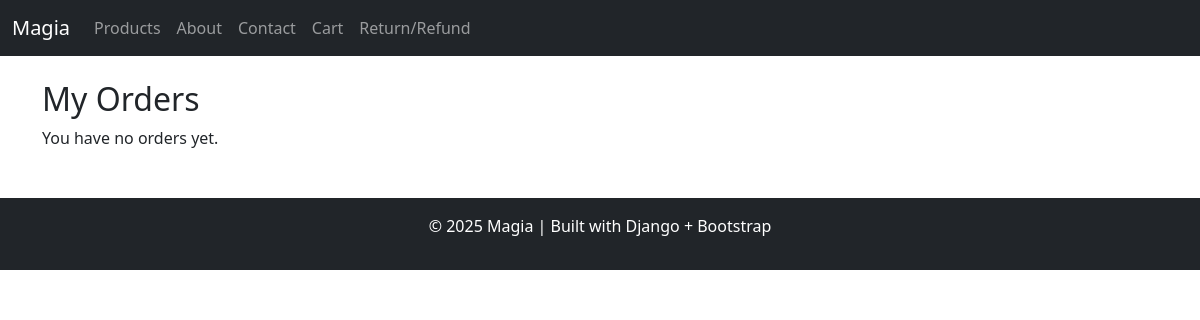
Before: /my-orders/ (signed in) with the older database file.
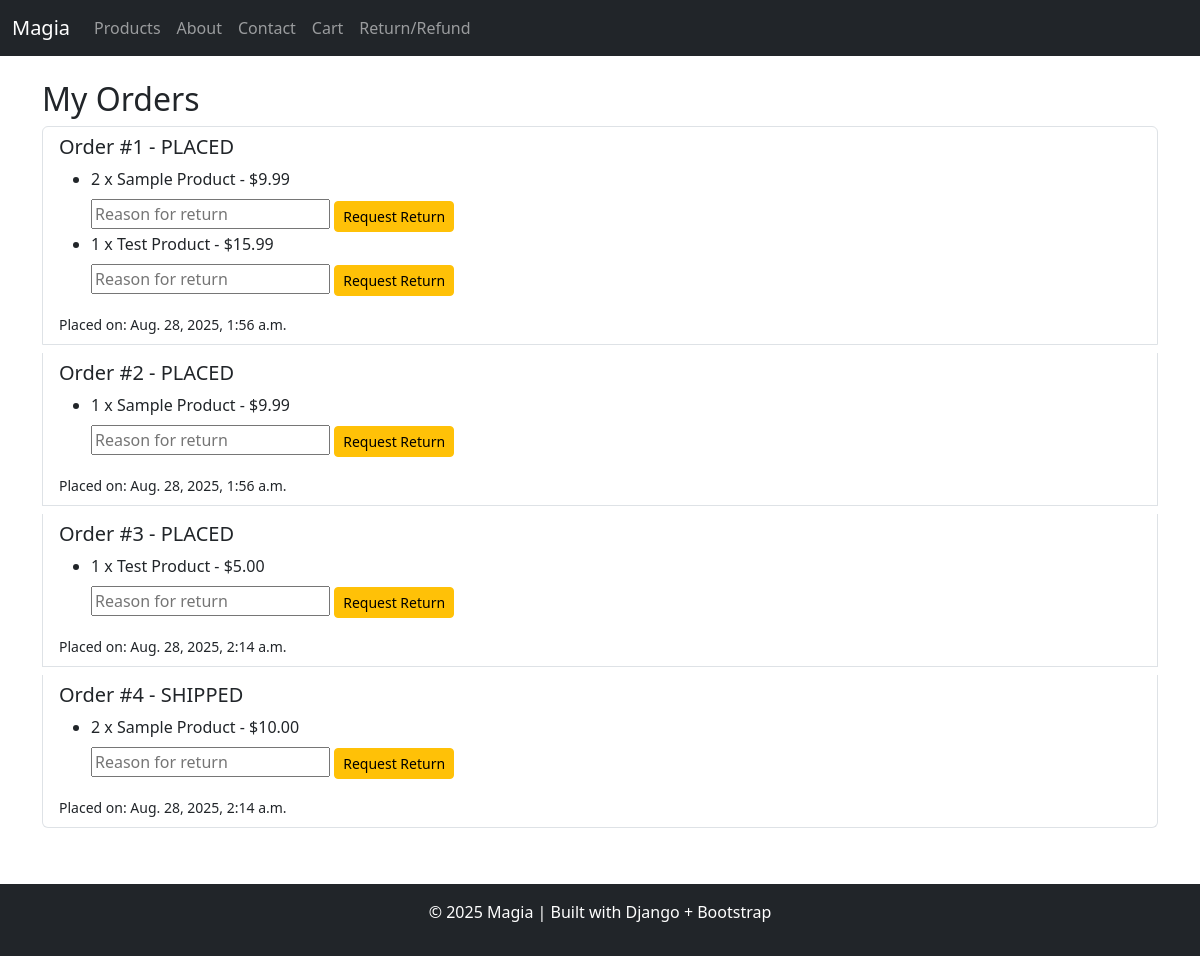
After: the same page with the newer database file.
### shop/models.py (models this page shows, shortened)
class Order(models.Model):
    STATUS_CHOICES = [
        ('PLACED', 'Placed'),
        ('SHIPPED', 'Shipped'),
        ('REFUNDED', 'Refunded'),
        ('CANCELLED', 'Cancelled'),
    ]
    user = models.ForeignKey(settings.AUTH_USER_MODEL, on_delete=models.CASCADE, related_name='orders')
    created_at = models.DateTimeField(auto_now_add=True)
    status = models.CharField(max_length=20, choices=STATUS_CHOICES, default='PLACED')

class OrderItem(models.Model):
    order = models.ForeignKey(Order, on_delete=models.CASCADE, related_name='items')
    product = models.ForeignKey(Product, on_delete=models.CASCADE)
    quantity = models.PositiveIntegerField(default=1)
    price = models.DecimalField(max_digits=10, decimal_places=2)  # capture price at purchase

class Product(models.Model):
    name = models.CharField(max_length=200)
    slug = models.SlugField(max_length=200, unique=True, blank=True)
    description = models.TextField(blank=True)
    price = models.DecimalField(max_digits=10, decimal_places=2)
    stock = models.PositiveIntegerField(default=0)
    image = models.ImageField(upload_to='products/', blank=True, null=True)
    created_at = models.DateTimeField(auto_now_add=True)
    updated_at = models.DateTimeField(auto_now=True)

### shop/views.py (the view)
# urls.py: path('my-orders/', views.my_orders, name='my_orders'),
@login_required
def my_orders(request):
    orders = request.user.orders.all()  # fetch orders of the logged-in user
    return render(request, "shop/my_orders.html", {"orders": orders})

### shop/templates/shop/my_orders.html (shortened to what this page needs)
{% extends "shop/base.html" %}
{% block content %}
<h2>My Orders</h2>
{% if orders %}
  <div class="list-group">
    {% for order in orders %}
      <div class="list-group-item mb-2">
        <h5>Order #{{ order.id }} - {{ order.status }}</h5>
        <ul>
          {% for item in order.items.all %}
            <li>
              {{ item.quantity }} x {{ item.product.name }} - ${{ item.price }}
              {% if not item.return_request %}
                <form method="post" action="{% url 'return_refund' %}" class="mt-2">
                  <input type="text" name="reason" placeholder="Reason for return" required>
                  <button type="submit" class="btn btn-sm btn-warning">Request Return</button>
                </form>
              {% else %}
                <span class="badge bg-success">Return Requested</span>
              {% endif %}
            </li>
          {% endfor %}
        </ul>
        <small>Placed on: {{ order.created_at }}</small>
      </div>
    {% endfor %}
  </div>
{% else %}
  <p>You have no orders yet.</p>
{% endif %}
{% endblock %}

### shop/templates/shop/base.html (shortened to what this page needs)
<!DOCTYPE html>
<html lang="en">
<head>
    <link href="https://cdn.jsdelivr.net/npm/bootstrap@5.3.2/dist/css/bootstrap.min.css" rel="stylesheet">
</head>
<body>
   <nav class="navbar navbar-expand-lg navbar-dark bg-dark mb-4">
  <div class="container-fluid">
    <a class="navbar-brand" href="{% url 'home' %}">Magia</a>
    <div class="collapse navbar-collapse">
      <ul class="navbar-nav me-auto">
        <li class="nav-item"><a class="nav-link" href="{% url 'products' %}">Products</a></li>
        <li class="nav-item"><a class="nav-link" href="{% url 'about' %}">About</a></li>
        <li class="nav-item"><a class="nav-link" href="{% url 'contact' %}">Contact</a></li>
        <li class="nav-item"><a class="nav-link" href="{% url 'cart' %}">Cart</a></li>
        <li class="nav-item"><a class="nav-link" href="{% url 'return_refund' %}">Return/Refund</a></li>
      </ul>
    </div>
  </div>
</nav>
    <div class="container mt-4">
        {% block content %}{% endblock %}
    </div>
    <footer class="bg-dark text-white text-center py-3 mt-5">
        <p>&copy; 2025 Magia | Built with Django + Bootstrap</p>
    </footer>
</body>
</html>

Changed rows visible on the page:
added Order: id "1", status "PLACED", created_at "Aug. 28, 2025, 1:56 a.m."
added OrderItem: quantity "2", product.name "Sample Product", price "9.99", shown under "1"
added OrderItem: quantity "1", product.name "Test Product", price "15.99"
added Order: id "2", status "PLACED", created_at "Aug. 28, 2025, 1:56 a.m."
added OrderItem: quantity "1", product.name "Sample Product", price "9.99", shown under "2"
added Order: id "3", status "PLACED", created_at "Aug. 28, 2025, 2:14 a.m."
added OrderItem: quantity "1", product.name "Test Product", price "5.00", shown under "3"
added Order: id "4", status "SHIPPED", created_at "Aug. 28, 2025, 2:14 a.m."
added OrderItem: quantity "2", product.name "Sample Product", price "10.00", shown under "4"
Other visible differences:
text no longer shown: "You have no orders yet."
